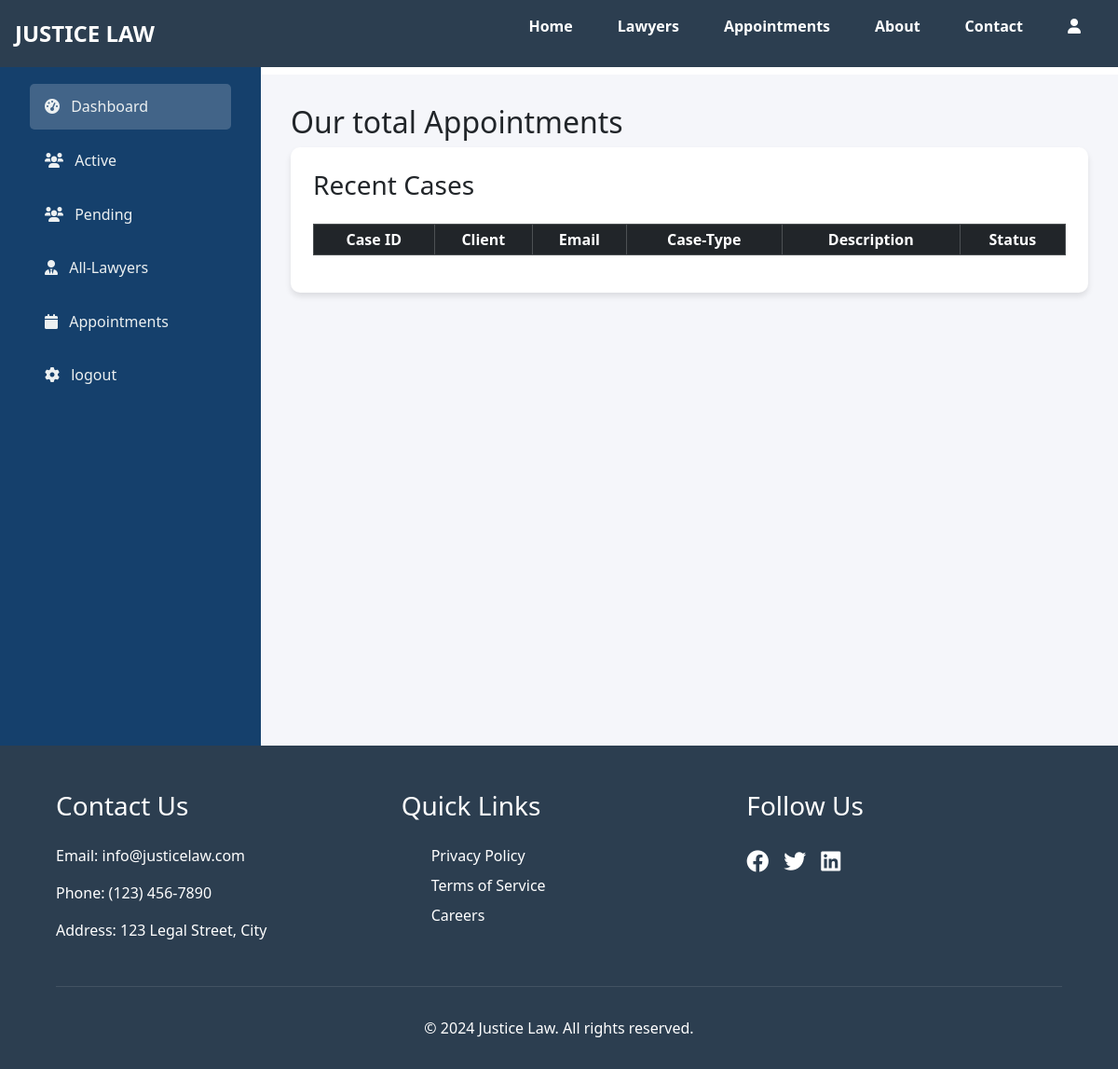
Before: /admin-active.php (signed in) with the older database file.
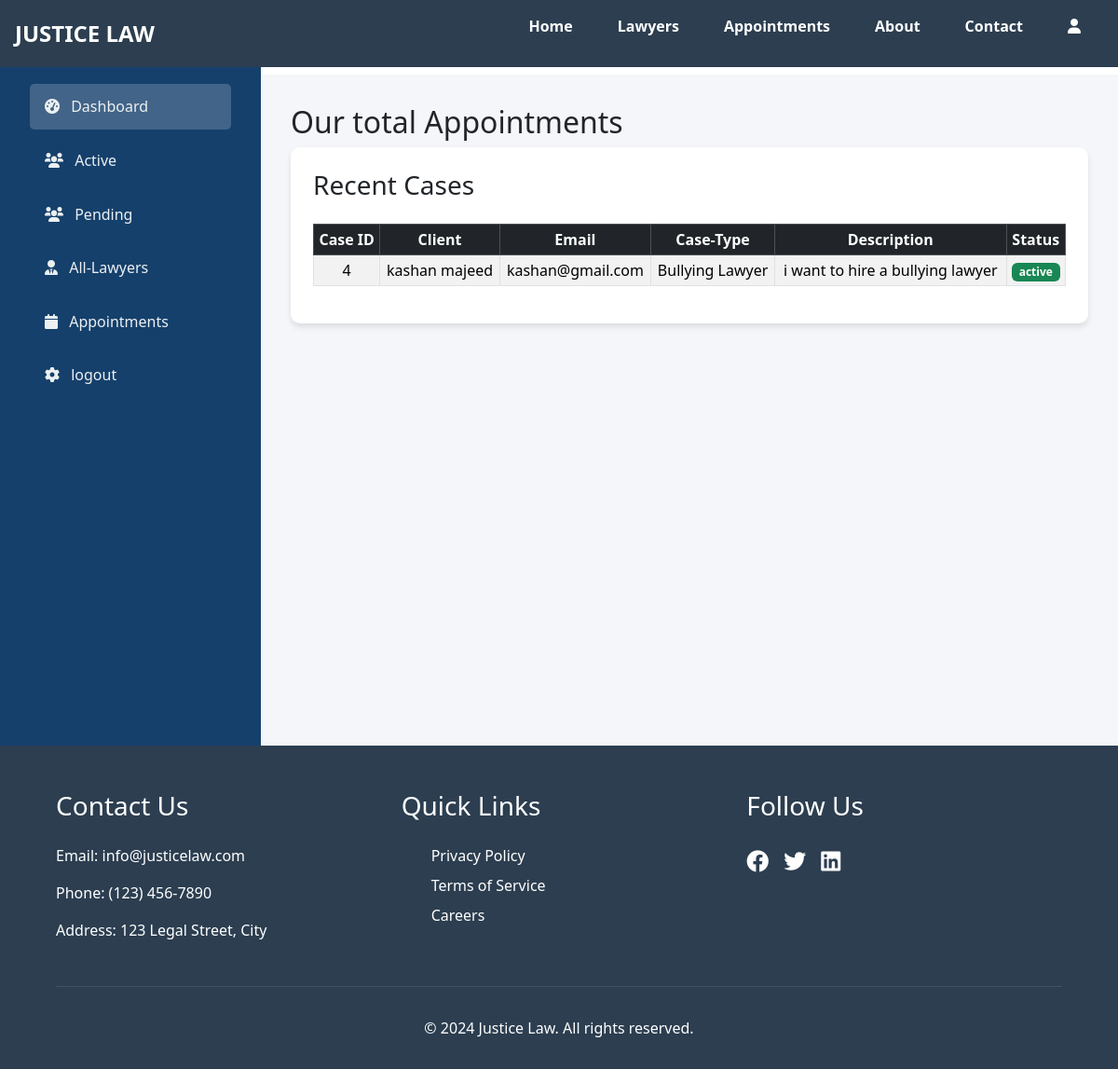
After: the same page with the newer database file.
### tables this page shows
CREATE TABLE `appointments` (
  `id` int(11) NOT NULL,
  `client_id` int(11) NOT NULL,
  `lawyer_id` int(11) NOT NULL,
  `name` varchar(55) NOT NULL,
  `email` varchar(55) NOT NULL,
  `password` int(11) NOT NULL,
  `lawyer_type` varchar(55) NOT NULL,
  `details` varchar(500) NOT NULL,
  `status` int(11) NOT NULL
);

### admin-active.php (the view, shortened to what this page needs)
<!DOCTYPE html>
<html lang="en">
<head>
    <link href="https://cdn.jsdelivr.net/npm/bootstrap@5.3.2/dist/css/bootstrap.min.css" rel="stylesheet">
    <link href="https://cdnjs.cloudflare.com/ajax/libs/font-awesome/6.0.0/css/all.min.css" rel="stylesheet">
</head>
<body>
    <?php include 'navbar.php' ?>
    <div class="admin-container">
        <div class="admin-sidebar">
            <h3 class="mb-4">VIP Admin</h3>
            <nav>
                <a href="admin-panel.php" class="nav-link active">
                    <i class="fas fa-tachometer-alt me-2"></i>
                    <span>Dashboard</span>
                </a>
                <a href="admin-active.php" class="nav-link">
                    <i class="fas fa-users me-2"></i>
                    <span>Active</span>
                </a>
                <a href="admin-pending.php" class="nav-link">
                    <i class="fas fa-users me-2"></i>
                    <span>Pending</span>
                </a>
                <a href="admin-lawyers.php" class="nav-link">
                    <i class="fas fa-user-tie me-2"></i>
                    <span>All-Lawyers</span>
                </a>
                <a href="appointments.php" class="nav-link">
                    <i class="fas fa-calendar me-2"></i>
                    <span>Appointments</span>
                </a>
                <a href="admin-logout.php" class="nav-link">
                    <i class="fas fa-cog me-2"></i>
                    <span>logout</span>
                </a>
            </nav>
        </div>
        <div class="admin-content">
        <h2>Our total Appointments</h2>
        <div class="vip-table">
               <h3 class="mb-4">Recent Cases</h3>
               <table class="table table-striped table-bordered table-hover table-responsive table-sm">
                   <thead class="table-dark text-center align-middle ">
                       <tr>
                           <th>Case ID</th>
                           <th>Client</th>
                           <th>Email</th>
                           <th>Case-Type</th>
                           <th>Description</th>
                           <th>Status</th>
                       </tr>
                   </thead>
                   <tbody class="text-center">
                       <?php
                       include 'dbconnect.php';
                       $query = "SELECT * FROM appointments WHERE status = 1";
                       $result = mysqli_query($conn, $query);
                       while ($row = mysqli_fetch_assoc($result)) {
                       ?>
                       <tr>
                           <td><?php echo $row['id']; ?></td>
                           <td><?php echo $row['name']; ?></td>
                           <td><?php echo $row['email']; ?></td>
                           <td><?php echo $row['lawyer_type']; ?></td>
                           <td><?php echo $row['details']; ?></td>
                           <td><?php echo "<a href='' class='badge bg-success text-decoration-none' >active</a>";
 ?></td>
                       </tr>
                       <?php
                   }
                   ?>
               </tbody>
               </table>
           </div>
        </div>
    </div>
    <?php include 'footer.php' ?>
</body>
</html>

Changed rows visible on the page:
now on this page (row edited): appointments: id "4", name "kashan majeed", email "kashan@gmail.com", lawyer_type "Bullying Lawyer", details "i want to hire a bullying lawyer"
